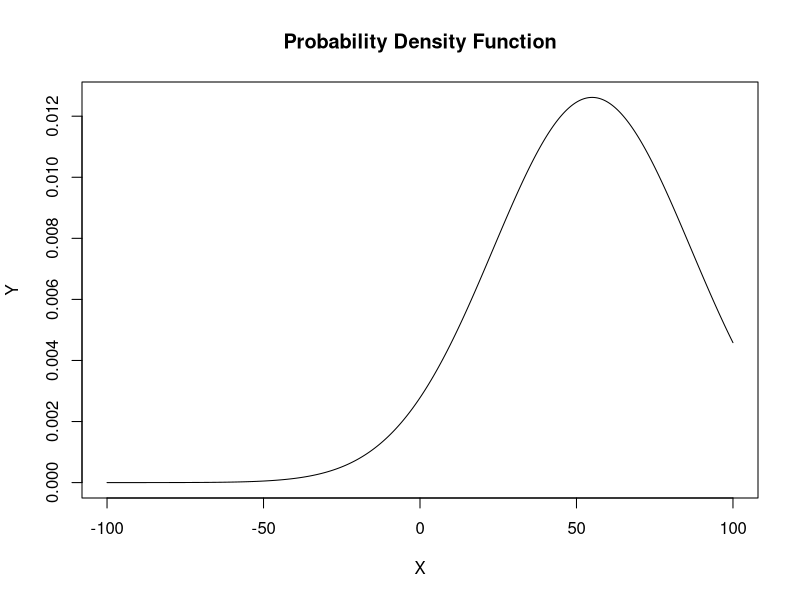
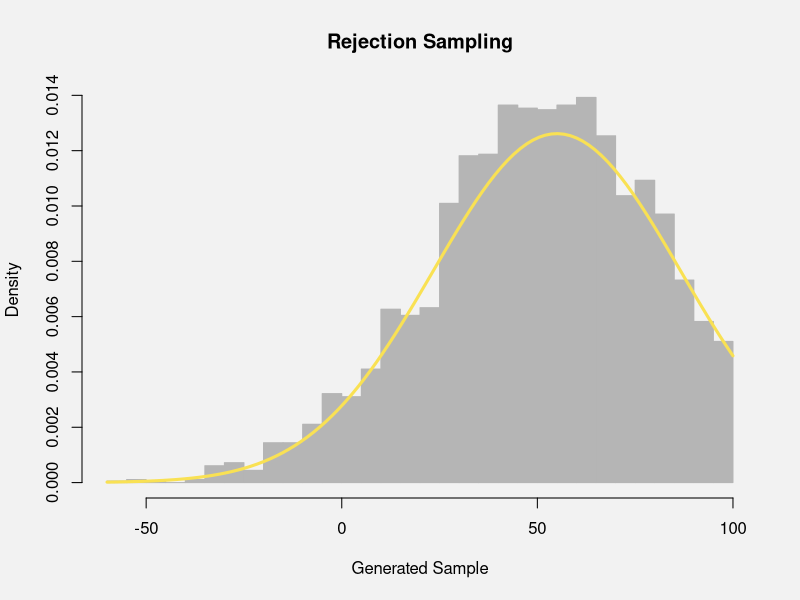

The R source for these figures, in order:
  numberOfIterations = 10000
  mean = 55
  variance = 1000
  startRange = -100
  endRange = 100
  numberOfBreaks = 50 
  
  #generates a sequence of numbers [min, max]
  x <- seq(startRange, endRange, length.out = 500)
  #pdf of normal dist, with parameters: mean, standard deviation
  y <- dnorm(x, mean = mean, sd = sqrt(variance))
  
  plot(x, y, type = "l", xlab = "X", ylab = "Y", main = "Probability Density Function")
  
  #generates samples using accept reject 
  
  accepted_samples_x <- numeric(numberOfIterations)
  accepted_samples_y <- numeric(numberOfIterations)
  
  rejected_samples_x <- numeric(numberOfIterations)
  rejected_samples_y <- numeric(numberOfIterations)
  
  accepted_count <- 1
  rejected_count <- 1
  count = 1
  
  maximumOfPDF = 1 / sqrt(2 * pi * variance) 
  
  while (count <= numberOfIterations) {
    #2 uniformly distributed RV are generated to match the interest area   
    x <- runif(1, min = startRange, max = endRange)
    y <- runif(1, min = 0, max = maximumOfPDF)
    
    # pdf(x) > y -=> accept, reject otherwise
    if (y <= dnorm(x, mean = mean, sd = sqrt(variance))) {
      accepted_samples_x[accepted_count+1] <- x
      accepted_samples_y[accepted_count+1] <- y          
      accepted_count <- accepted_count + 1
    }else{
      rejected_samples_x[rejected_count + 1] = x
      rejected_samples_y[rejected_count + 1] = y
      rejected_count <- rejected_count + 1
    }
    count <- count + 1
    print(count)
  }
  
  
  print(accepted_samples_x)
    # plotting the histogram of the generated sample
    par(bg = "#f2f2f2")
    hist(accepted_samples_x[1:accepted_count], main = "Rejection Sampling", col = "#b5b5b5", border = "#b5b5b5", xlab = "Generated Sample", probability = TRUE, breaks = numberOfBreaks)
    # generating the sequence of values in the specified
    # range based on which to generate and plot the PDF 
    x = seq(startRange, endRange, 0.01)
    # plotting PDF over the histogram
      
      curve(dnorm(x, mean = mean, sd = sqrt(variance)), lwd = 3, col = "#F9E153", add = TRUE)